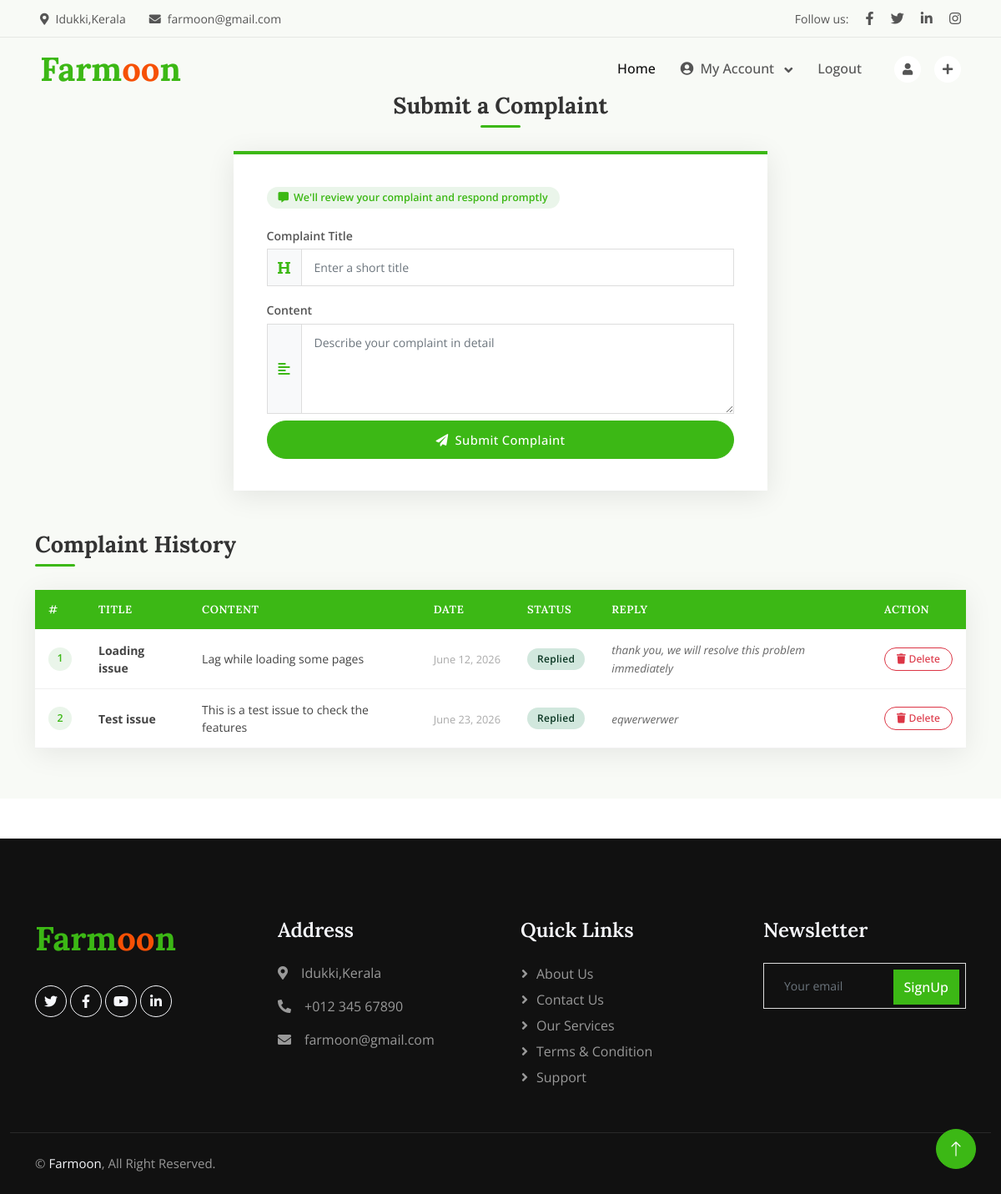
Page /User/Complaint/ (signed in) on the committed database.
### User/models.py (models this page shows)
class tbl_complaint(models.Model):
    complaint_title = models.CharField(max_length=100)
    complaint_content = models.CharField(max_length=100)
    complaint_date = models.DateField(auto_now=True)
    complaint_status = models.IntegerField(default = 0)
    complaint_reply = models.CharField(max_length=100)
    user = models.ForeignKey(tbl_userregistration,on_delete=models.CASCADE,null=True,blank=True)

### User/views.py (the view)
# urls.py: path('Complaint/',views.complaint, name= "Complaint"),
def complaint(request):
    complaintdata = tbl_complaint.objects.filter(user = request.session['uid'])
    if request.method == 'POST':
        title = request.POST.get("txt_title")
        content = request.POST.get("txt_content")
        tbl_complaint.objects.create(
            complaint_title=title,
            complaint_content=content,
            user=tbl_userregistration.objects.get(id=request.session['uid'])
        )
        return redirect("User:Complaint")
    else:
        return  render(request,'User/Complaint.html',{'complaint':complaintdata})

### User/Templates/User/Complaint.html (shortened to what this page needs)
{% extends 'Farmer/Head.html' %}
{% block content %}
<div class="page-wrapper">
    <div class="container">
        <div class="row justify-content-center mb-5 wow fadeInUp" data-wow-delay="0.1s">
            <div class="col-lg-7 col-md-9">
                <h2 class="section-title text-center">Submit a Complaint</h2>
                <div class="form-card">
                    <div class="intro-badge">
                        <i class="fa fa-comment-alt"></i>
                        We'll review your complaint and respond promptly
                    </div>
                    <form method="POST">
                        <div class="row g-3">
                            <div class="col-12">
                                <label class="form-label">Complaint Title</label>
                                <div class="input-group">
                                    <span class="input-group-text"><i class="fa fa-heading"></i></span>
                                    <input type="text" class="form-control" name="txt_title"
                                           placeholder="Enter a short title" required>
                                </div>
                            </div>
                            <div class="col-12">
                                <label class="form-label">Content</label>
                                <div class="input-group">
                                    <span class="input-group-text"><i class="fa fa-align-left"></i></span>
                                    <textarea class="form-control" name="txt_content" rows="4"
                                              placeholder="Describe your complaint in detail" required></textarea>
                                </div>
                            </div>
                            <div class="col-12 mt-2">
                                <button type="submit" name="btn_submit"
                                        class="btn btn-primary btn-submit w-100">
                                    <i class="fa fa-paper-plane me-2"></i>Submit Complaint
                                </button>
                            </div>
                        </div>
                    </form>
                </div>
            </div>
        </div>
        <div class="wow fadeInUp" data-wow-delay="0.2s">
            <h2 class="section-title section-title-left">Complaint History</h2>
            <div class="table-card">
                <div class="table-responsive">
                    <table class="table complaint-table">
                        <thead>
                            <tr>
                                <th>#</th>
                                <th>Title</th>
                                <th>Content</th>
                                <th>Date</th>
                                <th>Status</th>
                                <th>Reply</th>
                                <th>Action</th>
                            </tr>
                        </thead>
                        <tbody>
                            {% for i in complaint %}
                            <tr>
                                <td><span class="sl-badge">{{ forloop.counter }}</span></td>
                                <td><strong>{{ i.complaint_title }}</strong></td>
                                <td>{{ i.complaint_content }}</td>
                                <td><span class="date-text">{{ i.complaint_date }}</span></td>
                                <td>
                                    {% if i.complaint_status == 0 %}
                                        <span class="status-badge status-pending">Pending</span>
                                    {% else %}
                                        <span class="status-badge status-replied">Replied</span>
                                    {% endif %}
                                </td>
                                <td>
                                    {% if i.complaint_status == 0 %}
                                        <span class="reply-nil">—</span>
                                    {% else %}
                                        <span class="reply-text">{{ i.complaint_reply }}</span>
                                    {% endif %}
                                </td>
                                <td>
                                    <a href="{% url 'User:delcomplaint' i.id %}"
                                       class="btn btn-outline-danger btn-action"
                                       onclick="return confirm('Delete this complaint?')">
                                        <i class="fa fa-trash me-1"></i>Delete
                                    </a>
                                </td>
                            </tr>
                            {% endfor %}
                        </tbody>
                    </table>
                </div>
            </div>
        </div>
    </div>
</div>
{% endblock content %}

### Guest/static/Main/css/style.css (style rules this page uses)
:root { --primary: #3CB815; --secondary: #F65005; --light: #F7F8FC; --dark: #111111; }
.btn { font-weight: 500; transition: .5s; }
.btn.btn-primary, .btn.btn-secondary, .btn.btn-outline-primary:hover, .btn.btn-outline-secondary:hover { color: #FFFFFF; }

### User/Templates/User/Complaint.html (style rules this page uses)
.page-wrapper { padding: 110px 0 60px; min-height: 100vh; background: #f8faf6; }
.section-title { font-family: 'Lora', serif; font-size: 1.7rem; font-weight: 700; color: #333; position: relative; padding-bottom: 10px; margin-bottom: 28px; }
.section-title::after { content: ''; position: absolute; bottom: 0; left: 50%; transform: translateX(-50%); width: 48px; height: 3px; background: var(--bs-primary, #5cb85c); border-radius: 2px; }
.section-title-left::after { left: 0; transform: none; }
.form-card { background: #fff; border-top: 4px solid var(--bs-primary, #5cb85c); box-shadow: 0 6px 32px rgba(0,0,0,0.09); border-radius: 0; padding: 38px 40px; }
.intro-badge { display: inline-flex; align-items: center; gap: 6px; background: #eaf5ea; color: var(--bs-primary, #5cb85c); font-family: 'Open Sans', sans-serif; font-size: 0.78rem; font-weight: 600; padding: 4px 14px; border-radius: 50px; margin-bottom: 20px; }
.form-label { font-family: 'Open Sans', sans-serif; font-weight: 600; color: #555; font-size: 0.88rem; margin-bottom: 5px; }
.form-control { border-radius: 0; border: 1px solid #ddd; padding: 11px 15px; font-family: 'Open Sans', sans-serif; font-size: 0.88rem; transition: border-color 0.3s; }
.input-group-text { border-radius: 0; background: #f8f9fa; border: 1px solid #ddd; color: var(--bs-primary, #5cb85c); min-width: 42px; justify-content: center; }
.btn-submit { border-radius: 50px; padding: 11px 40px; font-family: 'Open Sans', sans-serif; font-weight: 500; font-size: 0.92rem; letter-spacing: 0.4px; }
.table-card { background: #fff; box-shadow: 0 6px 32px rgba(0,0,0,0.08); overflow: hidden; }
.complaint-table { font-family: 'Open Sans', sans-serif; font-size: 0.875rem; margin-bottom: 0; }
.complaint-table thead th { background: var(--bs-primary, #5cb85c); color: #fff; font-family: 'Lora', serif; font-weight: 600; font-size: 0.82rem; text-transform: uppercase; letter-spacing: 0.6px; border: none; padding: 14px 16px; white-space: nowrap; }
.complaint-table tbody tr { border-bottom: 1px solid #f0f0f0; transition: background 0.2s; }
.complaint-table tbody td { padding: 14px 16px; vertical-align: middle; color: #444; border: none; }
.sl-badge { display: inline-flex; align-items: center; justify-content: center; width: 28px; height: 28px; background: #eaf5ea; color: var(--bs-primary, #5cb85c); border-radius: 50%; font-weight: 600; font-size: 0.78rem; }
.status-badge { display: inline-block; font-family: 'Open Sans', sans-serif; font-size: 0.75rem; font-weight: 600; padding: 4px 12px; border-radius: 50px; letter-spacing: 0.3px; }
.status-replied { background: #d1e7dd; color: #0a3622; }
.reply-text { font-style: italic; color: #666; font-size: 0.85rem; }
.date-text { font-size: 0.8rem; color: #aaa; white-space: nowrap; }
.btn-action { border-radius: 50px; font-size: 0.76rem; font-family: 'Open Sans', sans-serif; padding: 4px 14px; font-weight: 500; border-width: 1.5px; white-space: nowrap; }

### rows in the picture
tbl_complaint: complaint_title "Loading issue", complaint_content "Lag while loading some pages", complaint_date "June 12, 2026", complaint_status "Replied", complaint_reply "thank you, we will resolve this problem immediately"
tbl_complaint: complaint_title "Test issue", complaint_content "This is a test issue to check the features", complaint_date "June 23, 2026", complaint_status "Replied", complaint_reply "eqwerwerwer"
